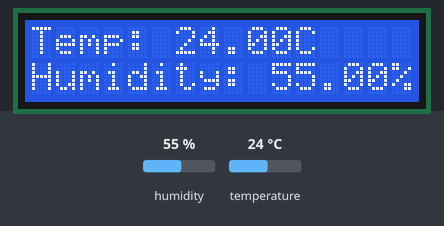
Bench run of a sketch on a simulated Arduino MKR. Parts: 16×2 character LCD. The test bench sets the inputs (shaded band); at power-on: humidity 55 %, temperature 24 °C. WiFi joins after 1.5 s; servers stay silent unless stated; no MQTT or app messages arrive unless stated; not simulated (calls return 0 or success): arduino_secrets.h; what the sketch prints to the serial monitor is not drawn.

Above: at 14.7 s.
14.8 s: humidity set to 22 %
At 17.9 s:
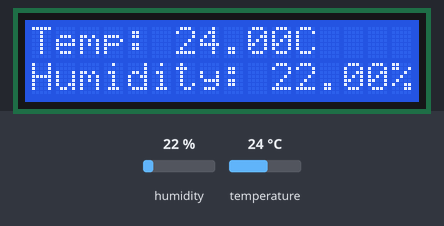
18.7 s: temperature set to 12 °C
At 24.4 s:
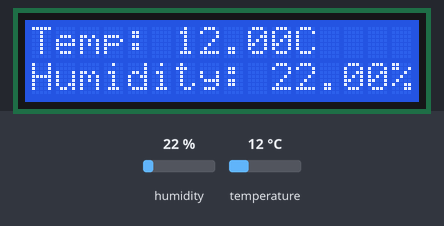
24.7 s: humidity set to 40 %
At 29.8 s:
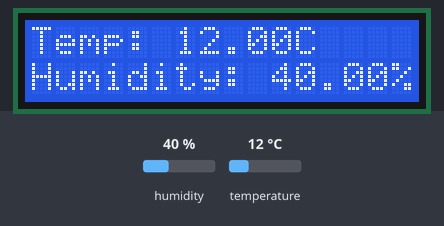
30.8 s: temperature set to 19 °C
At 36.4 s:
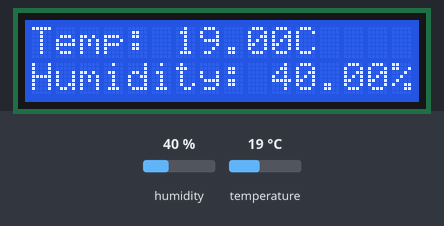
Timing chart, 0 to 37.8 s (numbered marks = the images above; inputs shaded):
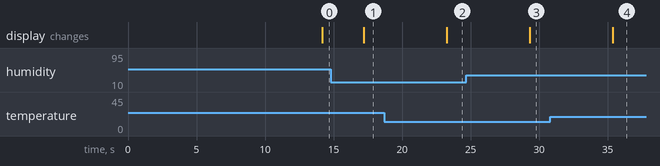

The sketch:

DHT11.ino
```cpp
#include <dht.h>
#include <LiquidCrystal.h>
#include <ArduinoMqttClient.h>
#include <WiFiNINA.h>
#include <SPI.h>
#include "arduino_secrets.h"
#define dht_apin A0 // Analog Pin sensor is connected to

char ssid[] = SECRET_SSID;        // your network SSID (name)
char pass[] = SECRET_PASS;    // your network password (use for WPA, or use as key for WEP
const int rs = 12, en = 11, d4 = 5, d5 = 4, d6 = 3, d7 = 2;
LiquidCrystal lcd(rs, en, d4, d5, d6, d7);

WiFiClient wifiClient;
MqttClient mqttClient(wifiClient);

const char broker[] = "192.168.2.148";
int        port     = 1883;
const char topic[]  = "Sensor";
const char topic2[]  = "Temperature";
const char topic3[]  = "Humidity";
int status = WL_IDLE_STATUS;

dht DHT;

void setup(){
  lcd.begin(16, 2);
  Serial.begin(9600);
  Serial.println("DHT11 Humidity & temperature Sensor\n\n");
  delay(500);//Wait before accessing Sensor

  // check for the WiFi module:
  if (WiFi.status() == WL_NO_MODULE) {
    Serial.println("Communication with WiFi module failed!");
    // don't continue
    while (true);
  }

  String fv = WiFi.firmwareVersion();
  if (fv < WIFI_FIRMWARE_LATEST_VERSION) {
    Serial.println("Please upgrade the firmware");
  }

  // attempt to connect to WiFi network:
  while (status != WL_CONNECTED) {
    Serial.print("Attempting to connect to WPA SSID: ");
    Serial.println(ssid);
    // Connect to WPA/WPA2 network:
    status = WiFi.begin(ssid, pass);


    // wait 10 seconds for connection:
    delay(10000);
  }

  mqttClient.connect(broker, port);
  if (!mqttClient.connect(broker, port)) {
   Serial.print("MQTT connection failed! Error code = ");
   Serial.println(mqttClient.connectError());
   while (1);
 }

}

void loop(){
  DHT.read11(dht_apin);

  if (DHT.temperature>25){
    digitalWrite(10,HIGH);
    delay(2000);
    digitalWrite(10,LOW);
  }else{
    digitalWrite(7,HIGH);
    delay(2000);
    digitalWrite(7,LOW);
  }


  //Print sensor data on MQTT subscriber
  mqttClient.beginMessage(topic);
  mqttClient.print("The temperature is: ");
  mqttClient.print(DHT.temperature);
  mqttClient.print("°C and the humidity is: ");
  mqttClient.print(DHT.humidity);
  mqttClient.print("%");
  mqttClient.endMessage();

  //Plot Temperature on MQTT subscriber
  mqttClient.beginMessage(topic2);
  mqttClient.print(DHT.temperature);
  mqttClient.endMessage();

  //Plot Humidity on MQTT subscriber
  mqttClient.beginMessage(topic3);
  mqttClient.print(DHT.humidity);
  mqttClient.endMessage();

  //Print on LCD
 lcd.setCursor(0, 0);
 lcd.print("Temp: ");
 lcd.print(DHT.temperature);
 lcd.print("C");
 lcd.setCursor(0, 1);
 lcd.print("Humidity: ");
 lcd.print(DHT.humidity);
 lcd.print("%");

delay(1000);
}
```

Measured:
- after the input at 14.8 s, the display: changes after 2.4 s (image 1)
- after the input at 18.7 s, the display: changes after 4.6 s (image 2)
- after the input at 24.7 s, the display: changes after 4.6 s (image 3)
- after the input at 30.8 s, the display: changes after 4.6 s (image 4)
